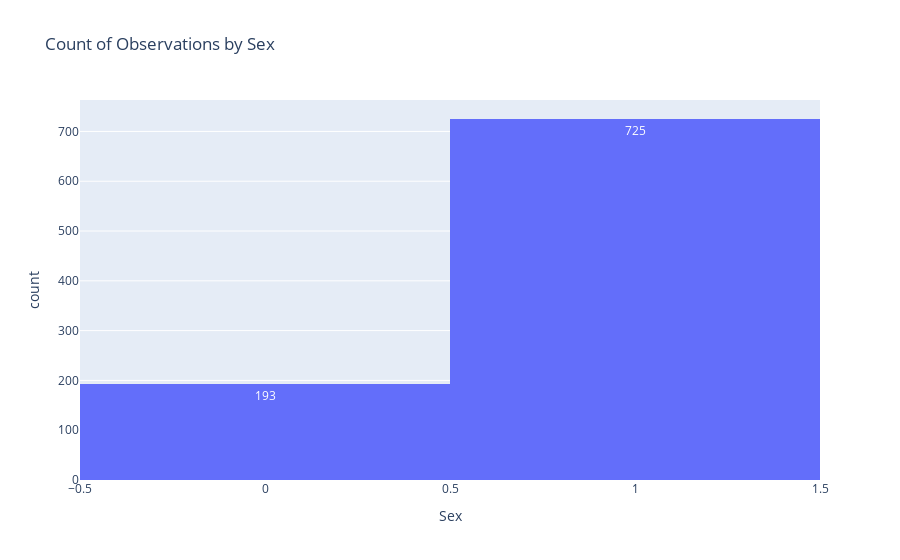

Notebook code for this chart:
### Code cell
import plotly.express as px

# Create a count plot with Plotly
fig = px.histogram(data, x='sex', 
                   title='Count of Observations by Sex',
                   labels={'sex': 'Sex'},
                   text_auto=True)  # Automatically displays the text on bars

# Show the plot
fig.show()

### Figure 1 — Plotly figure (JSON) as saved in the notebook; plotly's stock layout.template omitted (floating-point values rounded to 4 significant figures; data arrays with more than 128 entries replaced by an {"elided": "..."} marker saying what was removed)
{"data": [{"alignmentgroup": "True", "bingroup": "x", "hovertemplate": "Sex=%{x}<br>count=%{y}<extra></extra>", "legendgroup": "", "marker": {"color": "#636efa", "pattern": {"shape": ""}}, "name": "", "offsetgroup": "", "orientation": "v", "showlegend": false, "texttemplate": "%{value}", "type": "histogram", "x": {"elided": "918 int values"}, "xaxis": "x", "yaxis": "y"}], "layout": {"barmode": "relative", "legend": {"tracegroupgap": 0}, "title": {"text": "Count of Observations by Sex"}, "xaxis": {"anchor": "y", "domain": [0, 1], "title": {"text": "Sex"}}, "yaxis": {"anchor": "x", "domain": [0, 1], "title": {"text": "count"}}}}
